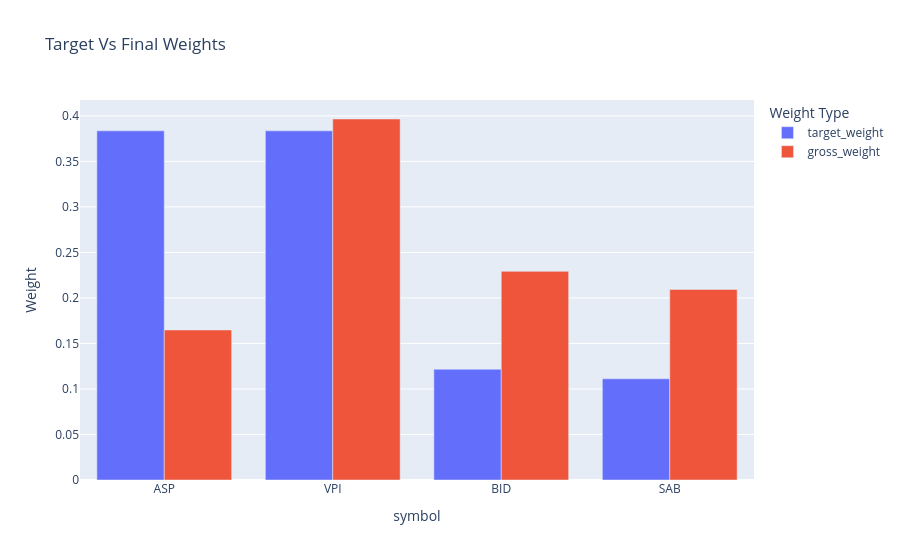
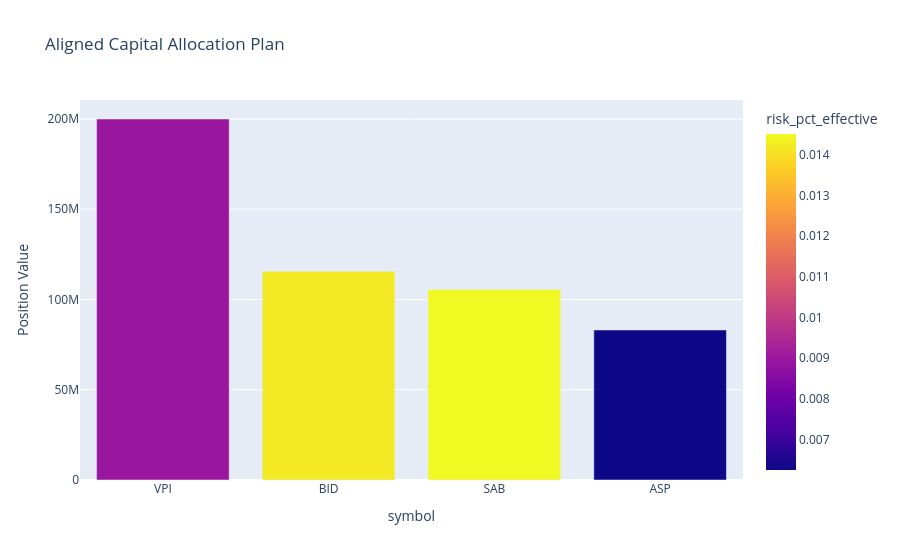

Notebook code cell kept with these figures, in order:
### Code cell
# Cell: Visualize Capital Plan
display(weight_comparison_chart(aligned_plan, title="Target Vs Final Weights"))
capital_plan_chart(aligned_plan, value_col="position_value", title="Aligned Capital Allocation Plan")

### Figure 1 — Plotly figure (JSON) as saved in the notebook; plotly's stock layout.template omitted (floating-point values rounded to 4 significant figures)
{"data": [{"alignmentgroup": "True", "hovertemplate": "Weight Type=target_weight<br>symbol=%{x}<br>Weight=%{y}<extra></extra>", "legendgroup": "target_weight", "marker": {"color": "#636efa", "pattern": {"shape": ""}}, "name": "target_weight", "offsetgroup": "target_weight", "orientation": "v", "showlegend": true, "textposition": "auto", "type": "bar", "x": ["ASP", "VPI", "BID", "SAB"], "xaxis": "x", "y": [0.3836, 0.3836, 0.1217, 0.1112], "yaxis": "y"}, {"alignmentgroup": "True", "hovertemplate": "Weight Type=gross_weight<br>symbol=%{x}<br>Weight=%{y}<extra></extra>", "legendgroup": "gross_weight", "marker": {"color": "#EF553B", "pattern": {"shape": ""}}, "name": "gross_weight", "offsetgroup": "gross_weight", "orientation": "v", "showlegend": true, "textposition": "auto", "type": "bar", "x": ["ASP", "VPI", "BID", "SAB"], "xaxis": "x", "y": [0.1648, 0.3966, 0.2292, 0.2094], "yaxis": "y"}], "layout": {"autosize": true, "barmode": "group", "legend": {"title": {"text": "Weight Type"}, "tracegroupgap": 0}, "title": {"text": "Target Vs Final Weights"}, "xaxis": {"anchor": "y", "autorange": true, "domain": [0, 1], "range": [-0.5, 3.5], "title": {"text": "symbol"}, "type": "category"}, "yaxis": {"anchor": "x", "autorange": true, "domain": [0, 1], "range": [0, 0.4175], "title": {"text": "Weight"}, "type": "linear"}}}

### Figure 2 — Plotly figure (JSON) as saved in the notebook; plotly's stock layout.template omitted (floating-point values rounded to 4 significant figures)
{"data": [{"hovertemplate": "symbol=%{x}<br>Position Value=%{y}<br>risk_pct_effective=%{marker.color}<extra></extra>", "legendgroup": "", "marker": {"color": [0.00895, 0.01423, 0.01451, 0.00625], "coloraxis": "coloraxis", "pattern": {"shape": ""}}, "name": "", "orientation": "v", "showlegend": false, "textposition": "auto", "type": "bar", "x": ["VPI", "BID", "SAB", "ASP"], "xaxis": "x", "y": [200000000.0, 115600000.0, 105600000.0, 83110000.0], "yaxis": "y"}], "layout": {"autosize": true, "barmode": "relative", "coloraxis": {"colorbar": {"title": {"text": "risk_pct_effective"}}, "colorscale": [[0, "#0d0887"], [0.1111, "#46039f"], [0.2222, "#7201a8"], [0.3333, "#9c179e"], [0.4444, "#bd3786"], [0.5556, "#d8576b"], [0.6667, "#ed7953"], [0.7778, "#fb9f3a"], [0.8889, "#fdca26"], [1, "#f0f921"]]}, "legend": {"tracegroupgap": 0}, "title": {"text": "Aligned Capital Allocation Plan"}, "xaxis": {"anchor": "y", "autorange": true, "domain": [0, 1], "range": [-0.5, 3.5], "title": {"text": "symbol"}, "type": "category"}, "yaxis": {"anchor": "x", "autorange": true, "domain": [0, 1], "range": [0, 210500000.0], "title": {"text": "Position Value"}, "type": "linear"}}}
